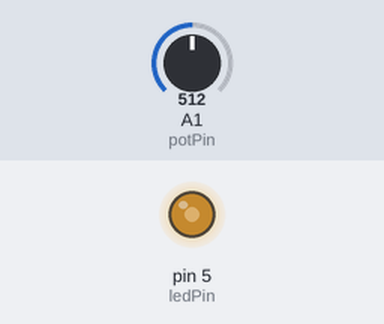
A sketch run on a simulated Arduino Uno, built with avr-gcc and run on an emulated ATmega328P. Parts: output pins drawn as LEDs (lit = HIGH). The inputs (shaded band) are chosen by the test bench; at power-on: A1 (potPin) = 512.

Above: at 1.2 s.
1.3 s: A1 (potPin) set to 716
At 2.4 s:
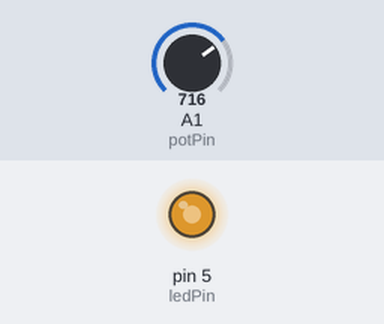
2.8 s: A1 (potPin) set to 900
At 3.5 s:
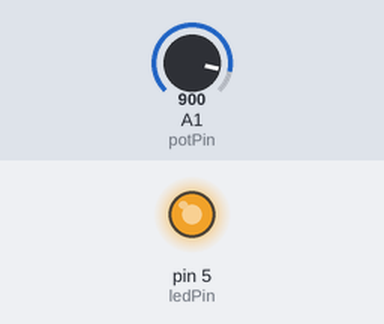
4.3 s: A1 (potPin) set to 122
At 4.6 s:
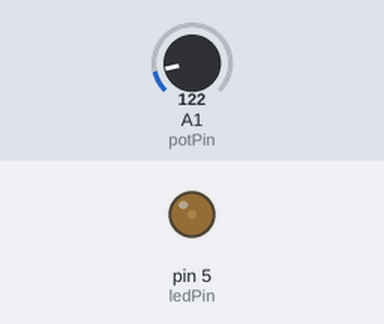
5.8 s: A1 (potPin) set to 0
At 7.0 s:
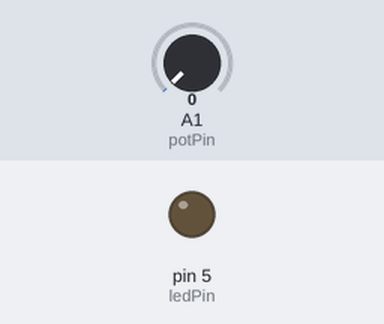
7.3 s: A1 (potPin) set to 511
At 8.1 s:
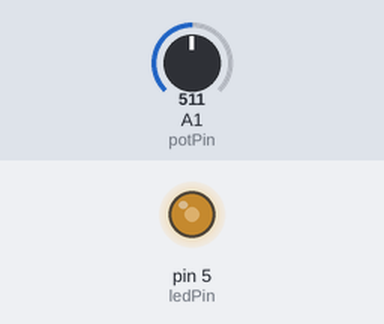
Timing chart, 0 to 9.8 s (numbered marks = the images above; inputs shaded):
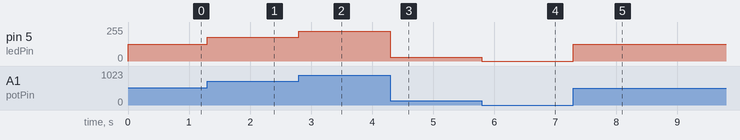

Measured:
- after the input at 1.3 s, pin 5 (ledPin): 127/255 → 178/255 at once
- after the input at 2.8 s, pin 5 (ledPin): 178/255 → 224/255 at once
- after the input at 4.3 s, pin 5 (ledPin): 224/255 → 30/255 at once
- after the input at 5.8 s, pin 5 (ledPin): 30/255 → 0/255 at once
- after the input at 7.3 s, pin 5 (ledPin): 0/255 → 127/255 at once

The sketch:

seaglass_1.ino
```cpp
// Seaglass project with Dorothea
// v. 1.0
// May 1, 2021


int ledPin = 5;    // LED connected to digital pin 3 (PWM)
int potPin = 1;   // Potentiometer on A1
int lightLevel;

void setup() {
  // put your setup code here, to run once:
  pinMode(potPin, INPUT);
  pinMode(ledPin, OUTPUT);

}

void loop() {

  lightLevel = analogRead(potPin);  // read light sensor
  int x = map(lightLevel, 0, 1023, 0, 255);
    analogWrite(ledPin, x);

}
```
